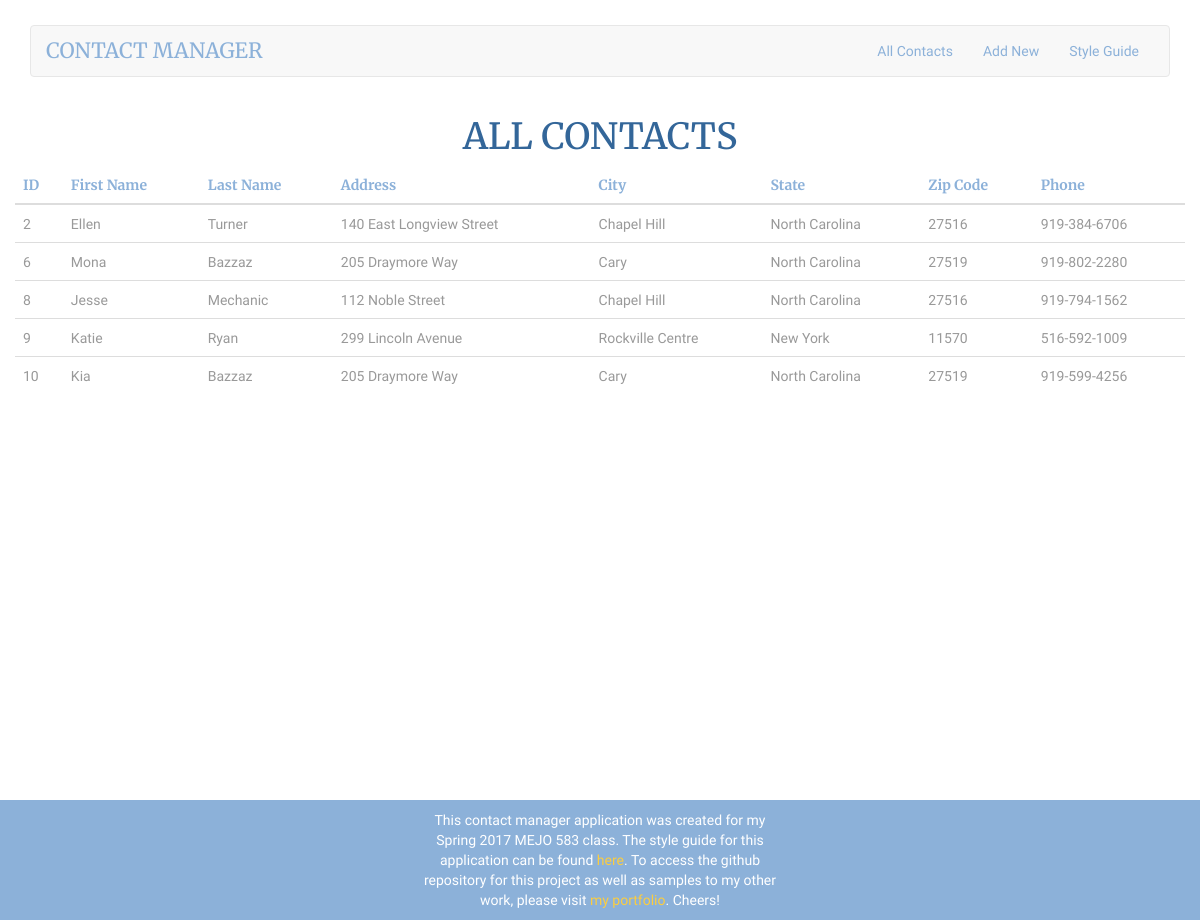
The page / on the database its author committed.
### tables this page shows
CREATE TABLE `contacts` (
  `id` int(11) NOT NULL,
  `firstName` varchar(200) NOT NULL,
  `lastName` varchar(200) NOT NULL,
  `title` varchar(200) NOT NULL,
  `address` varchar(200) NOT NULL,
  `city` varchar(200) NOT NULL,
  `state` varchar(200) NOT NULL,
  `zip` varchar(200) NOT NULL,
  `phone` varchar(200) NOT NULL,
  `notes` text NOT NULL
);

### index.php (the view, shortened to what this page needs)
<?php
  include 'header.php';
  $sort = array_key_exists('sort', $_GET) ? $_GET['sort'] : null;
  if($sort !== null) {
    $contacts = $db->query('SELECT * FROM contacts' . $sort)->fetchAll(PDO::FETCH_ASSOC);
  } else {
    $contacts = $db->query('SELECT * FROM contacts')->fetchAll(PDO::FETCH_ASSOC);
  }
?>
    <h1 class="allcontacts">ALL CONTACTS<span class="text-muted"><?count($contacts); ?></span></h1>
    <table class= "table table-hover" style= "width:100%">
      <thead>
        <th>ID</th>
        <th>First Name</th>
        <th>Last Name</th>
        <th class="mobile-none">Address</th>
        <th>City</th>
        <th>State</th>
        <th class="mobile-none">Zip Code</th>
        <th class="mobile-none">Phone</th>
    </thead>
    <tbody>
        <?php foreach($contacts as $contact) : ?>
    <tr>
        <td><a href="/edit.php?id=<?=$contact['id']; ?>"><?=$contact['id']; ?></a></td>
        <td><a href="/edit.php?id=<?=$contact['id']; ?>"><?=$contact['firstName']; ?></a></td>
        <td><a href="/edit.php?id=<?=$contact['id']; ?>"><?=$contact['lastName']; ?></a></td>
        <td class="mobile-none"><a href="/edit.php?id=<?=$contact['id']; ?>"><?=$contact['address']; ?></a></td>
        <td><a href="/edit.php?id=<?=$contact['id']; ?>"><?=$contact['city']; ?></a></td>
        <td><a href="/edit.php?id=<?=$contact['id']; ?>"><?=$contact['state']; ?></a></td>
        <td class="mobile-none"><a href="/edit.php?id=<?=$contact['id']; ?>"><?=$contact['zip']; ?></a></td>
        <td class="mobile-none"><a href="/edit.php?id=<?=$contact['id']; ?>"><?=$contact['phone']; ?></a></td>
    </tr>
      <?php endforeach; ?>
    </tbody>
  </table>
<?php include 'footer.php'; ?>

### header.php (shortened to what this page needs)
<!DOCTYPE html>
<html lang="en">
  <head>
    <link href="css/bootstrap.min.css" rel="stylesheet">
    <link href="css/styles.css" rel="stylesheet">
  </head>
  <body>
    <div class="container">
      <nav class="navbar navbar-default">
        <div class="container-fluid">
        <div class="navbar-header">
          <a class="navbar-brand" href="/index.php">CONTACT MANAGER</a>
        </div>
        <div class="collapse navbar-collapse" id="bs-example-navbar-collapse-1">
          <ul class="nav navbar-nav navbar-right">
            <li><a href="/index.php">All Contacts</a></li>
            <li><a href="/new.php">Add New</a></li>
            <li><a href="/style.html">Style Guide</a></li>
          </ul>
        </div>
      </div>
    </nav>
    <div class="row">

### footer.php (shortened to what this page needs)
      </div>
    </div>
    <div class="container-fluid no-padding">
      <footer>
        <div class="col-md-4"></div>
        <div class="col-md-4">
          <p>This contact manager application was created for my Spring 2017 MEJO 583 class. The style guide for this application can be found <a href="style.html">here</a>. To access the github repository for this project as well as samples to my other work, please visit <a href="http://monabazzaz.org/portfolio">my portfolio</a>. Cheers!</p>
        </div>
        <div class="col-md-4"></div>
      </footer>
    </div>
  </body>
</html>

### css/styles.css (style rules this page uses)
html { height: 100%; }
body { height: 100% }
.container { padding-top: 25px; min-height: 100%; }
.navbar-brand { font-family: 'Merriweather', serif; font-size: 1.5em; color: #8cb1d9 !important; }
.navbar-right li a { font-family: 'Noticia Text', serif; color: #8cb1d9 !important; }
.allcontacts { font-family: 'Merriweather', serif; color: #336699; text-align: center; }
th { font-family: 'Merriweather', serif; color: #8cb1d9; }
td a { font-family: 'Noticia Text', serif; color: #999999 !important; }
.no-padding { padding: 10px 0 0 0; background-color: #8cb1d9; }
footer p { color: white; font-family: 'Noticia Text', serif; text-align: center; }
footer p a:link { color: #fccd3f !important; }

### rows shown on the page
contacts: id "2", firstName "Ellen", lastName "Turner", address "140 East Longview Street", city "Chapel Hill", state "North Carolina", zip "27516", phone "919-384-6706"
contacts: id "6", firstName "Mona", lastName "Bazzaz", address "205 Draymore Way", city "Cary", state "North Carolina", zip "27519", phone "919-802-2280"
contacts: id "8", firstName "Jesse", lastName "Mechanic", address "112 Noble Street", city "Chapel Hill", state "North Carolina", zip "27516", phone "919-794-1562"
contacts: id "9", firstName "Katie", lastName "Ryan", address "299 Lincoln Avenue", city "Rockville Centre", state "New York", zip "11570", phone "516-592-1009"
contacts: id "10", firstName "Kia", lastName "Bazzaz", address "205 Draymore Way", city "Cary", state "North Carolina", zip "27519", phone "919-599-4256"
